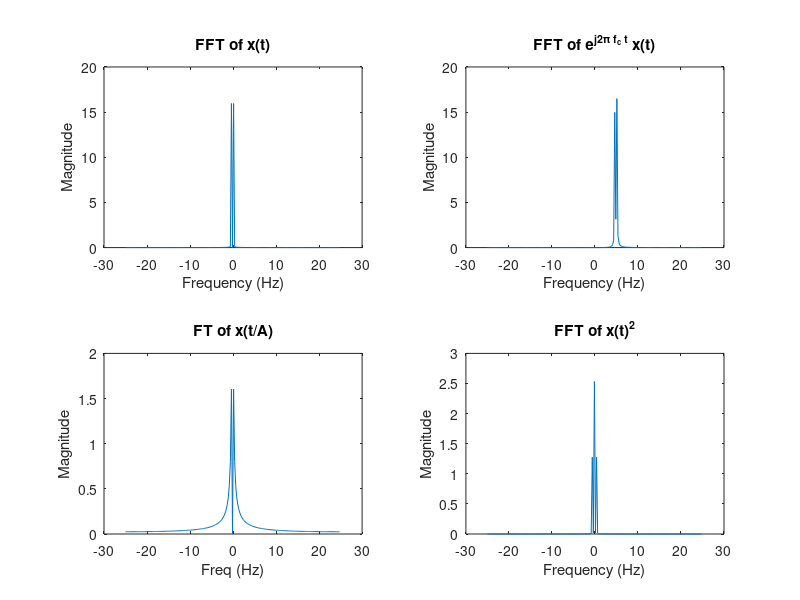

Write the MATLAB code that produced this figure.
% Roll Number 2023112005 Name: Varun Ram Murty Shastry
t = -1:1/100:1; % define time
SampleFreq = 50;

% Define the original signal x(t) = sin(pi*t)
original_signal = sin(pi * t) / (2 * pi);
original_signal_FT = fftshift(fft(original_signal));

% 1st Signal e^(j2*pi*fc*t) * x(t) where fc = 10 Hz
fc = 10;
modulated_signal_1 = exp(1j * 2 * pi * fc * t) .* original_signal;
modulated_signal_1_FT = fftshift(fft(modulated_signal_1));

% 2nd Signal x(t/A) where A = 20
A = 20;
scaled_signal = sin(pi * t / A) / (2 * pi);
scaled_signal_FT = fftshift(fft(scaled_signal));

% 3rd Signal x(t)^2
squared_signal = original_signal.^2;
squared_signal_FT = fftshift(fft(squared_signal));

% Frequency vector
frequencies = (-SampleFreq/2:SampleFreq/length(original_signal_FT):SampleFreq/2-SampleFreq/length(original_signal_FT));

% Plot the magnitude spectra
figure;

subplot(2, 2, 1);
plot(frequencies, abs(original_signal_FT));
title('FFT of x(t)');
xlabel('Frequency (Hz)');
ylabel('Magnitude');

subplot(2, 2, 2);
plot(frequencies, abs(modulated_signal_1_FT));
title('FFT of e^{j2\pi f_c t} x(t)');
xlabel('Frequency (Hz)');
ylabel('Magnitude');

subplot(2, 2, 3);
plot(frequencies, abs(scaled_signal_FT));
title('FT of x(t/A)');
xlabel('Freq (Hz)');
ylabel('Magnitude');

subplot(2, 2, 4);
plot(frequencies, abs(squared_signal_FT));
title('FFT of x(t)^2');
xlabel('Frequency (Hz)');
ylabel('Magnitude');
